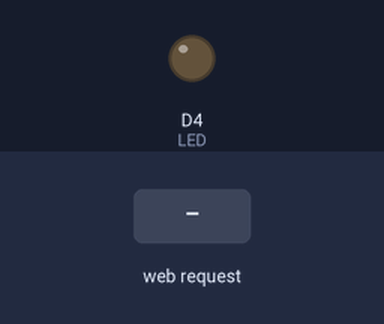
Bench run of a sketch on a simulated ESP8266 (NodeMCU). Parts: output pins drawn as LEDs (lit = HIGH). The test bench sets the inputs (shaded band). WiFi joins after 1.5 s; servers stay silent unless stated; what the sketch prints to the serial monitor is not drawn.

Above: at 2.7 s.
2.8 s: HTTP request GET /setLED?LEDstate=1 received
At 3.7 s:
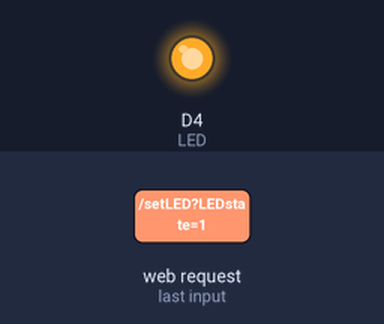
4.3 s: HTTP request GET /setLED received
At 4.8 s:
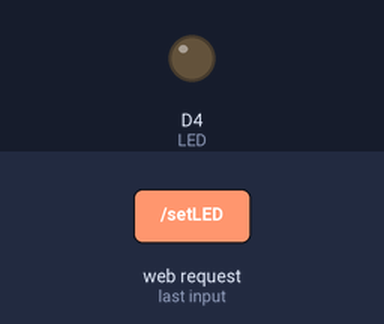
Timing chart, 0 to 7.3 s (numbered marks = the images above; inputs shaded):
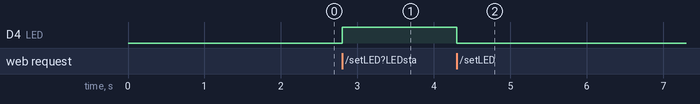

Measured:
- after the input at 2.8 s, D4 (LED): LOW → HIGH at once
- after the input at 4.3 s, D4 (LED): HIGH → LOW at once

The sketch:

web_plus_button.ino
```cpp
#include <ESP8266WiFi.h>
#include <WiFiClient.h>
#include <ESP8266WebServer.h>
#include "Asif.h" //Our HTML webpage contents with javascripts
#define MQ_PIN A0

#define LED D4  //On board LED
//const int trigPin = 2;
//const int echoPin = 0;
//long distance;
//int duration;
//SSID and Password of your WiFi router
const char* ssid = "Asif";
const char* password = "18273645";

ESP8266WebServer server(80); //Server on port 80

void handleRoot() {
 String s = MAIN_page; //Read HTML contents
 server.send(200, "text/html", s); //Send web page
}

void handleADC() {
  //digitalWrite(trigPin, LOW);
//delayMicroseconds(200);

// Sets the trigPin on HIGH state for 10 micro seconds
//digitalWrite(trigPin, HIGH);
//delayMicroseconds(200);
//digitalWrite(trigPin, LOW);

// Reads the echoPin, returns the sound wave travel time in microseconds
//duration = pulseIn(echoPin, HIGH);

// Calculating the distance

  //distance= duration*0.034/2;
  //delay(1000);
  //Serial.print("distance");
  //Serial.print(distance);
  //Serial.print(" ");

  float MQ = analogRead(A0);
  String LPG = String(MQ);
 float sensor_volt; //Define variable for sensor voltage
  float RS_gas; //Define variable for sensor resistance
  float ratio; //Define variable for ratio
  float sensorValue = analogRead(MQ_PIN); //Read analog values of sensor
  float m = -0.423; //Slope
  float b = 1.276; //Y-Intercept
  float R0 = 5.62; //Sensor Resistance in fresh air from previous code

  sensor_volt = sensorValue*(5.0/1023.0); //Convert analog values to voltage
  RS_gas = ((5.0*10.0)/sensor_volt)-10.0; //Get value of RS in a gas
  ratio = RS_gas/R0;  // Get ratio RS_gas/RS_air

  double ppm_log = (log10(ratio)-b)/m; //Get ppm value in linear scale according to the the ratio value
  double ppm = pow(10, ppm_log); //Convert ppm value to log scale
  double percentage = ppm/10000; //Convert to percentage

  LPG = ppm;

 server.send(200, "text/plane", LPG); //Send ADC value only to client ajax request
}

void handleLED() {
 String LEDState = "OFF";
 String t_state = server.arg("LEDstate"); //Refer  xhttp.open("GET", "setLED?LEDstate="+led, true);
 Serial.println(t_state);
 if(t_state == "1")
 {
  digitalWrite(LED,HIGH); //LED ON
  LEDState = "ON"; //Feedback parameter
 }
 else
 {
  digitalWrite(LED,LOW); //LED OFF
  LEDState = "OFF"; //Feedback parameter
 }

 server.send(200, "text/plane", LEDState); //Send web page
}

void setup(void){
  Serial.begin(115200);

  WiFi.begin(ssid, password);     //Connect to your WiFi router
  Serial.println("");

  //Onboard LED port Direction output
  pinMode(LED,OUTPUT);
  //pinMode(trigPin, OUTPUT);
  //pinMode(echoPin, INPUT);
  // Wait for connection
  while (WiFi.status() != WL_CONNECTED) {
    delay(500);
    Serial.print(".");
  }

  //If connection successful show IP address in serial monitor
  Serial.println("");
  Serial.print("Connected to ");
  Serial.println(ssid);
  Serial.print("IP address: ");
  Serial.println(WiFi.localIP());  //IP address assigned to your ESP

  server.on("/", handleRoot);      //Which routine to handle at root location. This is display page
  server.on("/setLED", handleLED);
  server.on("/readADC", handleADC);

  server.begin();                  //Start server
  Serial.println("HTTP server started");
}

void loop(void){
  server.handleClient();          //Handle client requests
}
```

Asif.h
```cpp
const char MAIN_page[] PROGMEM = R"=====(
<!DOCTYPE html>
<html>
<body>

<div id="demo">
<h2><font color="green">Environment Condition Monitoring and long distance actuator controlling using WSN</font></h2><br>
<h3><font color="blue">Course No : MTE4210 <br>Course Title : Seminer</font></h3><br>
<h3><font color="orange">Supervisor<br> Md. Manirul Islam<br>Assistant Professor, Dept. of Mechatronics Engineering,
RUET</font></h3>
  <button type="button" onclick="sendData(1)">Actuator ON</button>
  <button type="button" onclick="sendData(0)">Actuator OFF</button><BR>
</div>

<div>
  ADC Value is : <span id="ADCValue">0</span><br>
    LED State is : <span id="LEDState">NA</span>
</div>
<script>
function sendData(led) {
  var xhttp = new XMLHttpRequest();
  xhttp.onreadystatechange = function() {
    if (this.readyState == 4 && this.status == 200) {
      document.getElementById("LEDState").innerHTML =
      this.responseText;
    }
  };
  xhttp.open("GET", "setLED?LEDstate="+led, true);
  xhttp.send();
}

setInterval(function() {
  // Call a function repetatively with 2 Second interval
  getData();
}, 2000); //2000mSeconds update rate

function getData() {
  var xhttp = new XMLHttpRequest();
  xhttp.onreadystatechange = function() {
    if (this.readyState == 4 && this.status == 200) {
      document.getElementById("ADCValue").innerHTML =
      this.responseText;
    }
  };
  xhttp.open("GET", "readADC", true);
  xhttp.send();
}
</script>
<br>&copyAll rights reserved by &nbsp<a href="http://mte.ruet.ac.bd/" target="_blank">Dept. of Mechatronics Engineering, RUET</a>
</body>
</html>
)=====";
```
